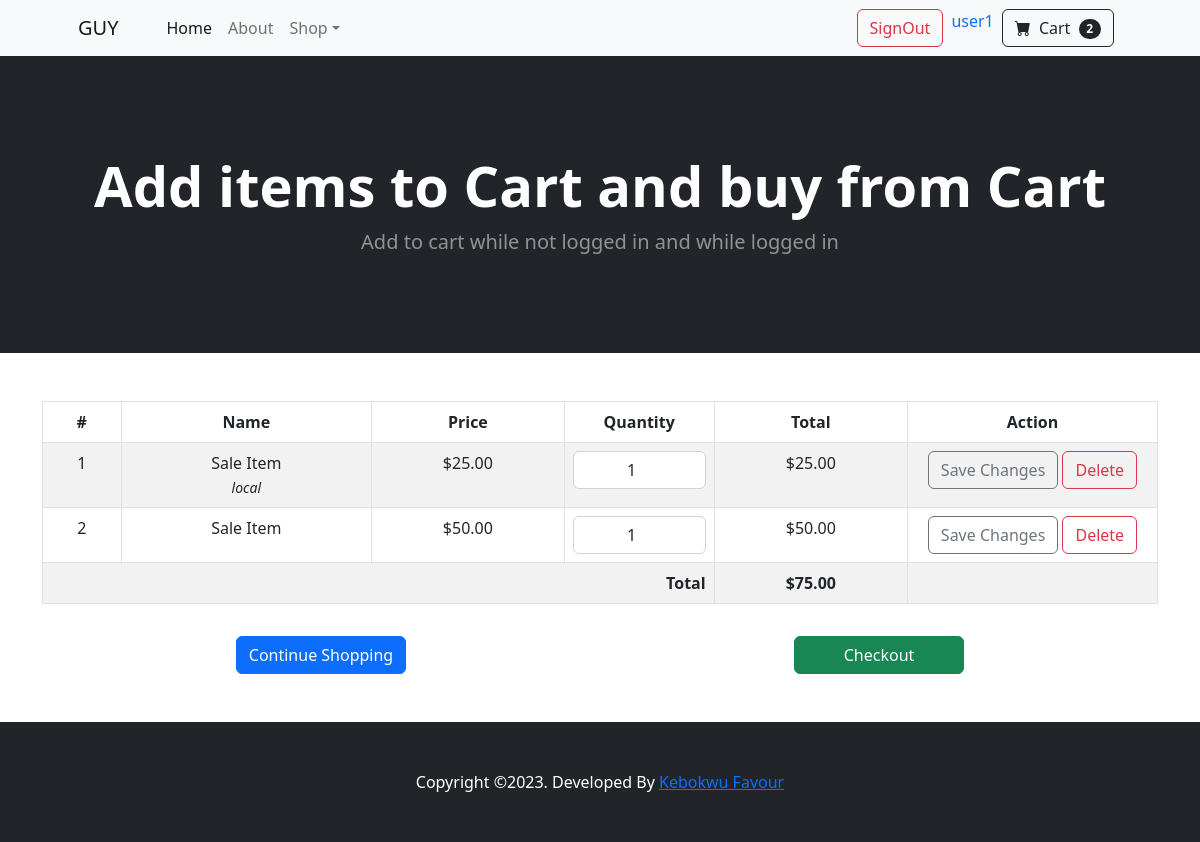
/cart_items.php (signed in), run on the app's committed database.
### tables this page shows
CREATE TABLE `user_carts` (
  `cart_id` int(11) NOT NULL,
  `prod_id` int(11) NOT NULL,
  `prod_name` varchar(300) NOT NULL,
  `price` varchar(300) NOT NULL,
  `prod_quantity` int(250) NOT NULL,
  `total_price` varchar(300) NOT NULL,
  `prod_alt_name` varchar(300) NOT NULL,
  `user_id` int(11) NOT NULL
);

### cart_items.php (the view, shortened to what this page needs)
<?php
require "config/db_connect.php";
?>
<!DOCTYPE html>
<html lang="en">
<head>
  <link href="https://cdn.jsdelivr.net/npm/bootstrap-icons@1.5.0/font/bootstrap-icons.css" rel="stylesheet" />
  <link href="css/styles.css" rel="stylesheet" />
</head>
<body>
  <nav class="navbar navbar-expand-lg navbar-light bg-light">
    <div class="container px-4 px-lg-5">
      <a class="navbar-brand" href="#!">GUY</a>
      <div class="collapse navbar-collapse" id="navbarSupportedContent">
        <ul class="navbar-nav me-auto mb-2 mb-lg-0 ms-lg-4">
          <li class="nav-item"><a class="nav-link active" aria-current="page" href="index.php">Home</a></li>
          <li class="nav-item"><a class="nav-link" href="#!">About</a></li>
          <li class="nav-item dropdown">
            <a class="nav-link dropdown-toggle" id="navbarDropdown" href="#" role="button" data-bs-toggle="#dropdown" aria-expanded="false">Shop</a>
          </li>
        </ul>
        <div class="d-flex">
          <?php
          if (isset($_SESSION["uuName"])) {
          ?>
            <a href="auth/signout.php" class="btn btn-outline-danger mx-2">
              SignOut
            </a>
            <a href="#profile.php" class="text-decoration-none">
              <?php
              echo $_SESSION["uuName"];
              ?>
            </a>
            <a href="cart_items.php" class="btn btn-outline-dark mx-2">
              <i class="bi-cart-fill me-1"></i>
              Cart
              <span class="badge bg-dark text-white ms-1 rounded-pill">
                <?php
                $uid = $_SESSION["uid"];
                $count = $con->prepare("SELECT * FROM user_carts WHERE user_id = ?");
                $count->execute([$uid]);
                $num = $count->rowCount();
                if (isset($num)) {
                  echo $num;
                }
                ?>
              </span>
            </a>
          <?php
          }
          ?>
        </div>
      </div>
    </div>
  </nav>
  <header class="bg-dark py-5">
    <div class="container px-4 px-lg-5 my-5">
      <div class="text-center text-white">
        <h1 class="display-4 fw-bolder">Add items to Cart and buy from Cart</h1>
        <p class="lead fw-normal text-white-50 mb-0">Add to cart while not logged in and while logged in</p>
      </div>
    </div>
  </header>
  <div class="container py-5">
    <div class="row">
      <div class="col-md-12">
        <?php
        if (isset($_SESSION["uuName"])) {
        ?>
          <?php
          $select = $con->prepare("SELECT * FROM user_carts WHERE user_id = ?");
          $select->execute([$uid]);
          $c_data = $select->fetchAll();
          if ($c_data) {
          ?>
            <table class="table table-striped table-hover border">
              <thead>
                <tr class="text-center">
                  <th class="border">#</th>
                  <th class="border">Name</th>
                  <th class="border">Price</th>
                  <th class="border">Quantity</th>
                  <th class="border">Total</th>
                  <th class="border">Action</th>
                </tr>
              </thead>
              <tbody>
                <?php
                $i = 1;
                foreach ($c_data as $info) {
                ?>
                  <form action="config/handler/cart_handler.php" method="post">
                    <tr class="text-center">
                      <td class="border">
                        <?php echo $i++ ?>
                      </td>
                      <td class="border">
                        <?php echo $info["prod_name"] ?>
                        <br>
                        <small>
                          <?php echo "<i>" . $info["prod_alt_name"] . "</i>" ?>
                        </small>
                      </td>
                      <td class="border">
                        $<?php echo number_format($info["price"], 2, ".", ",") ?>
                      </td>
                      <td class="border" style="width: 150px;">
                        <input type="number" name="quantitySes" id="#" value="<?php echo $info["prod_quantity"] ?>" min="1" class="form-control text-center">
                      </td>
                      <td class="border">
                        <?php
                        echo "$" . number_format($info["total_price"], 2, ".", ",");
                        ?>
                      </td>
                      <td class="border" style="width: 250px">
                        <button type="submit" class="btn btn-md btn-outline-secondary mb-2 mb-md-0" name="save_changes">
                          Save Changes
                        </button>
                        <button type="button" class="btn btn-md btn-outline-danger" data-bs-toggle="modal" data-bs-target="#staticBackdrop">
                          Delete
                        </button>
                      </td>
                    </tr>
                  </form>
                <?php
                }
                $select_ct = $con->prepare("SELECT SUM(total_price) FROM user_carts WHERE user_id = ?");
                $select_ct->execute([$uid]);
                $total = $select_ct->fetchColumn();
                if (isset($total)) {
                ?>
                  <td class="border text-end" colspan="4">
                    <strong>Total</strong>
                  </td>
                  <td class="border text-center">
                    <strong>$<?php echo number_format($total, 2, ".", ",") ?></strong>
                  </td>
                  <td class="border text-center"></td>
              </tbody>
            <?php
                }
            ?>
            </table>
            <div class="row pt-3">
              <div class="col-12">
                <div class="d-flex space-between">
                  <div class="col-6 text-center">
                    <a href="index.php" class="btn btn-primary">
                      Continue Shopping
                    </a>
                  </div>
                  <div class="col-6 text-center">
                    <form id="paymentForm">
                      <button type="button" id="checkout-button" class="btn btn-success" style="width: 170px; color: white;" onclick="payWithPaystack()">
                        Checkout
                      </button>
                    </form>
                  </div>
                </div>
              </div>
            </div>
          <?php
          } else {
            echo "<h3 class='text-secondary text-center'> No product in the cart currently. Products added to cart will display here </h3>";
          }
        }
        ?>
      </div>
    </div>
  </div>
  <footer class="py-5 bg-dark">
    <div class="container">
      <p class="m-0 text-center text-white">Copyright &copy;2023. Developed By <a href="https://www.kebokwu-favour.netlify.app">Kebokwu Favour</a></p>
    </div>
  </footer>
</body>
</html>

### data on the page
user_carts: prod_name "Sale Item", prod_alt_name "local", price "25.00", quantitySes "1", total_price "25.00"
user_carts: prod_name "Sale Item", price "50.00", quantitySes "1", total_price "50.00"

### other printed values
$_SESSION["uuName"] "user1"
$num "2"
$total "75.00"
